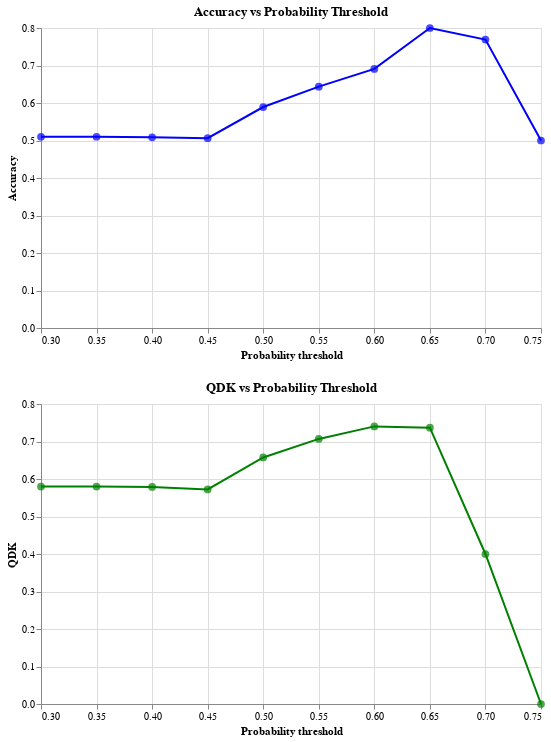

The code cell stored with this chart in its notebook:
### Code cell
accuracy_line = alt.Chart(proba_thre_df).mark_line(color='blue').encode(
    x='Probability threshold',
    y='Accuracy'
).properties(
    width=500, height=300,
    title='Accuracy vs Probability Threshold'
)

accuracy_point = alt.Chart(proba_thre_df).mark_circle(size=60, color='blue').encode(
    x='Probability threshold',
    y='Accuracy'
)

# QDK chart
QDK_line = alt.Chart(proba_thre_df).mark_line(color='green').encode(
    x='Probability threshold',
    y='QDK'
).properties(
    width=500, height=300,
    title='QDK vs Probability Threshold'
)

QDK_point = alt.Chart(proba_thre_df).mark_circle(size=60, color='green').encode(
    x='Probability threshold',
    y='QDK'
)

# Combine the charts and add spacing
combined_chart = (accuracy_line + accuracy_point) & (QDK_line + QDK_point)
combined_chart

### Figure 1 — Vega-Lite specification as saved in the notebook (floating-point values rounded to 4 significant figures)
{"config": {"view": {"continuousWidth": 300, "continuousHeight": 300}}, "vconcat": [{"layer": [{"mark": {"type": "line", "color": "blue"}, "encoding": {"x": {"field": "Probability threshold", "type": "quantitative"}, "y": {"field": "Accuracy", "type": "quantitative"}}, "title": "Accuracy vs Probability Threshold"}, {"mark": {"type": "circle", "color": "blue", "size": 60}, "encoding": {"x": {"field": "Probability threshold", "type": "quantitative"}, "y": {"field": "Accuracy", "type": "quantitative"}}}], "height": 300, "width": 500}, {"layer": [{"mark": {"type": "line", "color": "green"}, "encoding": {"x": {"field": "Probability threshold", "type": "quantitative"}, "y": {"field": "QDK", "type": "quantitative"}}, "title": "QDK vs Probability Threshold"}, {"mark": {"type": "circle", "color": "green", "size": 60}, "encoding": {"x": {"field": "Probability threshold", "type": "quantitative"}, "y": {"field": "QDK", "type": "quantitative"}}}], "height": 300, "width": 500}], "data": {"name": "data-ec0fd21eff032323f32a7c2563685564"}, "$schema": "https://vega.github.io/schema/vega-lite/v5.17.0.json", "datasets": {"data-ec0fd21eff032323f32a7c2563685564": [{"Probability threshold": 0.3, "Observation numers": 300, "Accuracy": 0.51, "QDK": 0.5799}, {"Probability threshold": 0.35, "Observation numers": 300, "Accuracy": 0.51, "QDK": 0.5799}, {"Probability threshold": 0.4, "Observation numers": 289, "Accuracy": 0.5087, "QDK": 0.5788}, {"Probability threshold": 0.45, "Observation numers": 243, "Accuracy": 0.5062, "QDK": 0.5723}, {"Probability threshold": 0.5, "Observation numers": 168, "Accuracy": 0.5893, "QDK": 0.6575}, {"Probability threshold": 0.55, "Observation numers": 101, "Accuracy": 0.6436, "QDK": 0.7069}, {"Probability threshold": 0.6, "Observation numers": 55, "Accuracy": 0.6909, "QDK": 0.7403}, {"Probability threshold": 0.65, "Observation numers": 30, "Accuracy": 0.8, "QDK": 0.7368}, {"Probability threshold": 0.7, "Observation numers": 13, "Accuracy": 0.7692, "QDK": 0.4}, {"Probability threshold": 0.75, "Observation numers": 6, "Accuracy": 0.5, "QDK": 0.0}]}}
